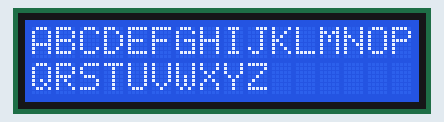
Recording of a program running on a simulated ESP32 board running MicroPython. Parts: 16×2 character LCD. Library files of the repository ran but are not shown: i2c_lcd.py.

Above: at 0.5 s.
At 4.6 s:
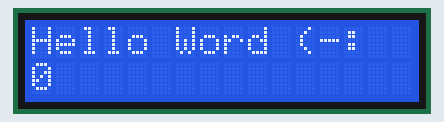
At 11.7 s:
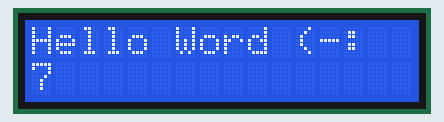
At 20.8 s:
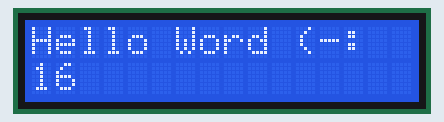
At 29.0 s:
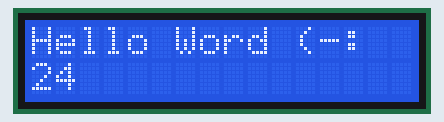
At 38.2 s:
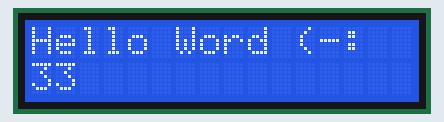

The program:

HelloWorld.py
```python
from machine import I2C, Pin
from i2c_lcd import I2C_LCD
from time import sleep_ms


i2c = I2C(scl=Pin(22), sda=Pin(21))
LCD = I2C_LCD(i2c,0x27)


LCD.print("ABCDEFGHIJKLMNOPQRSTUVWXYZ")
sleep_ms(4000)
LCD.clear()
LCD.puts("Hello Word (-:  ")
n = 0
while 1:
    LCD.puts(n, 0, 1)
    n += 1
    sleep_ms(1000)
```

Measured:
- what the display in image 0 shows lasts 4.0 s, from 0.4 s to 4.4 s
- what the display in image 1 shows lasts 1.0 s, from 4.5 s to 5.5 s
